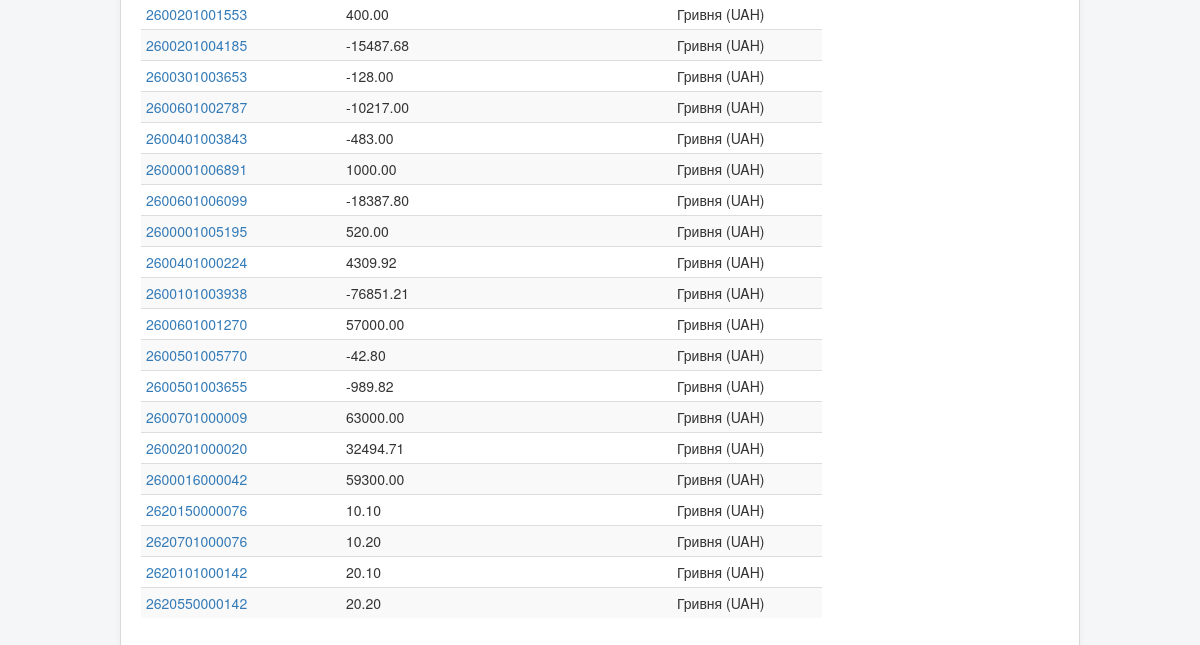
/accounts/ (signed in, lower part), run on an earlier commit of the app's database.
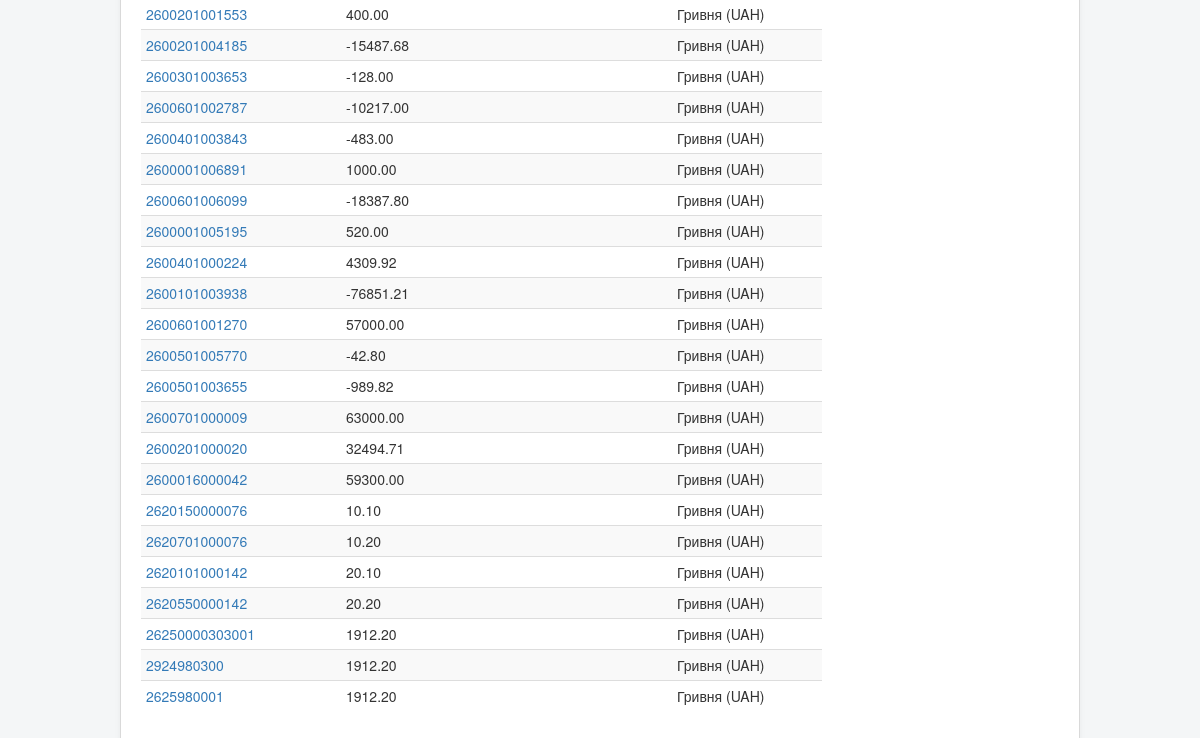
And on a later commit of the database.
### mainapp/models.py (models this page shows)
class Accounts(models.Model):
    class Meta():
        db_table = 'accounts'
    number = models.CharField(max_length=14)
    currency = models.DecimalField(max_digits=3, decimal_places=0)
    locked_out = models.BooleanField()

class Currencies(models.Model):
    class Meta():
        db_table = 'currencies'
    code_currency = models.DecimalField(max_digits=3, decimal_places=0)
    currency_int = models.TextField()
    currency_loc = models.TextField()

### mainapp/views.py (the view)
# urls.py: url(r'^accounts/$', views.accounts),
def accounts(request):
    args = {}
    args.update(csrf(request))
    args['username'] = auth.get_user(request).username
    if auth.get_user(request).is_superuser:
        accounts = Accounts.objects.all()
    else:
        user = Users.objects.get(code=args['username'])
        accounts = Accounts.objects.filter(users_accounts__id_client=user)
    for account in accounts:
        account.balance = '{:.2f}'.format(float(Balances.objects.filter(id_account=account.id).latest('dt').balance) / 100.00)
        account.currency = Currencies.objects.get(code_currency=account.currency)
    args['accounts'] = accounts
    return render_to_response('accounts.html', args)

### mainapp/templates/accounts.html (shortened to what this page needs)
{% extends 'main.html' %}
{% block main_content %}
<div class="large-offset-1 large-10 columns">
    <table class="table table-condensed table-striped">
        <tbody>
            {% for account in accounts %}
            <tr>
                <td><a href="/account/{{ account.id }}/">{{account.number}}</a></td>
                <td>{{account.balance}}</td>
                <td>{{account.currency.currency_loc}} ({{account.currency.currency_int}})</td>
            </tr>
            {% endfor %}
        </tbody>
    </table>
</div>
{% endblock %}

### templates/main.html (shortened to what this page needs)
{% load staticfiles %}
<!DOCTYPE html>
<html lang="uk">
  <head>
    <link rel="stylesheet" type="text/css" href="{% static 'static/css/bootstrap.min.css' %}">
    <link rel="stylesheet" type="text/css" href="{% static 'static/css/mainstyle.css' %}">
  </head>
  <body>
    <div class="body">
        <div class="container">
            <div class="row">
                <div class="col-sm-9">
                    {% if username %}
                        {% block main_content %}{% endblock %}
                    {% endif %}
                </div>
            </div>
        </div>
    </div>
  </body>
</html>

### static/css/mainstyle.css (style rules this page uses)
body { -webkit-font-smoothing: antialiased; -moz-osx-font-smoothing: grayscale; border-top: 3px solid #0088cc; padding: 20px; background-color: #f4f6f7; }
.container { max-width: 960px; }
.body .container { background-color: #fff; -moz-border-radius: 4px; -webkit-border-radius: 4px; border-radius: 4px; padding: 20px; border: 1px solid rgba(0,0,0,0.15); -moz-box-shadow: 0px 0px 6px rgba(0,0,0,0.05); -webkit-box-shadow: 0px 0px 6px rgba(0,0,0,0.05); box-shadow: 0px 0px 6px rgba(0,0,0,0.05); }

What changed in the data, as far as the page shows it:
added Accounts: number "26250000303001", balance "1912.20", currency.currency_loc "Гривня", currency.currency_int "UAH"
added Accounts: number "2924980300", balance "1912.20", currency.currency_loc "Гривня", currency.currency_int "UAH"
added Accounts: number "2625980001", balance "1912.20", currency.currency_loc "Гривня", currency.currency_int "UAH"
